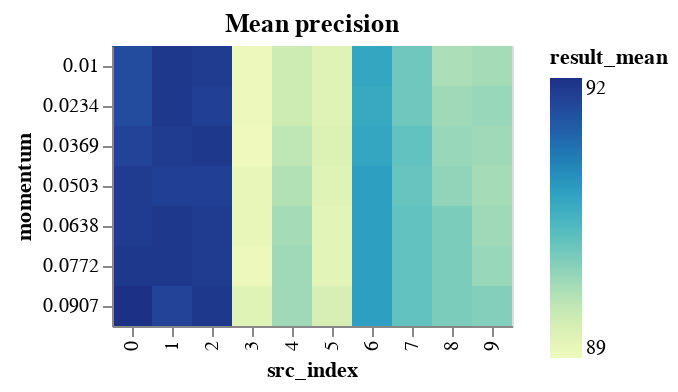

Source (notebook cell):
### Code cell
momentum_results_encoding = {
    "x": "src_index:O",
    "y": "momentum:O",
    "color": "result_mean:Q",
}
momentum_results_tooltip = [
    "result_mean",
    "result_std",
    "neurons",
    "layers",
    "epochs",
    "learning_rate",
    "momentum",
    "src_index",
]
MOMENTUM_BINS = np.array_split(
    MOMENTUM_RANGE, MOMENTUM_RANGE.max() // MOMENTUM_BIN_SIZE + 1
)


def binified_momentum_heatmap(title, momentum_df):
    return binified_heatmap(
        title,
        momentum_df,
        "momentum",
        MOMENTUM_BINS,
        momentum_results_tooltip,
        **momentum_results_encoding
    )


binified_momentum_heatmap("Mean precision", momentum_results_df)

### Figure 1 — Vega-Lite specification as saved in the notebook (floating-point values rounded to 4 significant figures)
{"config": {"view": {"continuousWidth": 400, "continuousHeight": 300}}, "hconcat": [{"mark": "rect", "encoding": {"color": {"type": "quantitative", "field": "result_mean"}, "tooltip": [{"type": "quantitative", "field": "result_mean"}, {"type": "quantitative", "field": "result_std"}, {"type": "quantitative", "field": "neurons"}, {"type": "quantitative", "field": "layers"}, {"type": "quantitative", "field": "epochs"}, {"type": "quantitative", "field": "learning_rate"}, {"type": "quantitative", "field": "momentum"}, {"type": "quantitative", "field": "src_index"}], "x": {"type": "ordinal", "field": "src_index"}, "y": {"type": "ordinal", "field": "momentum"}}, "selection": {"selector007": {"type": "interval", "bind": "scales", "encodings": ["x", "y"]}}, "title": "Mean precision"}], "data": {"name": "data-6fa6f618140a9004e082532e9e8abad3"}, "$schema": "https://vega.github.io/schema/vega-lite/v4.8.1.json", "datasets": {"data-6fa6f618140a9004e082532e9e8abad3": [{"neurons": 11, "layers": 2, "epochs": 90, "learning_rate": 0.0422, "momentum": 0.0907, "result_mean": 91.84, "result_std": 1.627, "src_index": 0}, {"neurons": 11, "layers": 2, "epochs": 80, "learning_rate": 0.0353, "momentum": 0.0369, "result_mean": 91.74, "result_std": 1.461, "src_index": 2}, {"neurons": 11, "layers": 2, "epochs": 80, "learning_rate": 0.0422, "momentum": 0.0638, "result_mean": 91.74, "result_std": 1.253, "src_index": 1}, {"neurons": 11, "layers": 2, "epochs": 80, "learning_rate": 0.0422, "momentum": 0.0772, "result_mean": 91.74, "result_std": 1.253, "src_index": 1}, {"neurons": 11, "layers": 2, "epochs": 80, "learning_rate": 0.0422, "momentum": 0.01, "result_mean": 91.74, "result_std": 1.335, "src_index": 1}, {"neurons": 11, "layers": 2, "epochs": 80, "learning_rate": 0.0422, "momentum": 0.0234, "result_mean": 91.74, "result_std": 1.335, "src_index": 1}, {"neurons": 11, "layers": 2, "epochs": 80, "learning_rate": 0.0353, "momentum": 0.0907, "result_mean": 91.74, "result_std": 1.387, "src_index": 2}, {"neurons": 11, "layers": 2, "epochs": 90, "learning_rate": 0.0422, "momentum": 0.0772, "result_mean": 91.74, "result_std": 1.586, "src_index": 0}, {"neurons": 11, "layers": 2, "epochs": 80, "learning_rate": 0.0353, "momentum": 0.01, "result_mean": 91.7, "result_std": 1.407, "src_index": 2}, {"neurons": 11, "layers": 2, "epochs": 80, "learning_rate": 0.0422, "momentum": 0.0369, "result_mean": 91.7, "result_std": 1.285, "src_index": 1}, {"neurons": 11, "layers": 2, "epochs": 80, "learning_rate": 0.0353, "momentum": 0.0638, "result_mean": 91.7, "result_std": 1.416, "src_index": 2}, {"neurons": 11, "layers": 2, "epochs": 80, "learning_rate": 0.0353, "momentum": 0.0772, "result_mean": 91.7, "result_std": 1.465, "src_index": 2}, {"neurons": 11, "layers": 2, "epochs": 90, "learning_rate": 0.0422, "momentum": 0.0503, "result_mean": 91.7, "result_std": 1.611, "src_index": 0}, {"neurons": 11, "layers": 2, "epochs": 90, "learning_rate": 0.0422, "momentum": 0.0638, "result_mean": 91.7, "result_std": 1.611, "src_index": 0}, {"neurons": 11, "layers": 2, "epochs": 80, "learning_rate": 0.0353, "momentum": 0.0234, "result_mean": 91.65, "result_std": 1.357, "src_index": 2}, {"neurons": 11, "layers": 2, "epochs": 80, "learning_rate": 0.0422, "momentum": 0.0503, "result_mean": 91.65, "result_std": 1.314, "src_index": 1}, {"neurons": 11, "layers": 2, "epochs": 80, "learning_rate": 0.0353, "momentum": 0.0503, "result_mean": 91.65, "result_std": 1.375, "src_index": 2}, {"neurons": 11, "layers": 2, "epochs": 90, "learning_rate": 0.0422, "momentum": 0.0369, "result_mean": 91.6, "result_std": 1.522, "src_index": 0}, {"neurons": 11, "layers": 2, "epochs": 80, "learning_rate": 0.0422, "momentum": 0.0907, "result_mean": 91.6, "result_std": 1.143, "src_index": 1}, {"neurons": 11, "layers": 2, "epochs": 90, "learning_rate": 0.0422, "momentum": 0.01, "result_mean": 91.5, "result_std": 1.6, "src_index": 0}, {"neurons": 11, "layers": 2, "epochs": 90, "learning_rate": 0.0422, "momentum": 0.0234, "result_mean": 91.5, "result_std": 1.586, "src_index": 0}, {"neurons": 11, "layers": 2, "epochs": 70, "learning_rate": 0.0216, "momentum": 0.0503, "result_mean": 90.63, "result_std": 1.24, "src_index": 6}, {"neurons": 11, "layers": 2, "epochs": 70, "learning_rate": 0.0216, "momentum": 0.0638, "result_mean": 90.63, "result_std": 1.24, "src_index": 6}, {"neurons": 11, "layers": 2, "epochs": 70, "learning_rate": 0.0216, "momentum": 0.0772, "result_mean": 90.63, "result_std": 1.24, "src_index": 6}, {"neurons": 11, "layers": 2, "epochs": 70, "learning_rate": 0.0216, "momentum": 0.0907, "result_mean": 90.63, "result_std": 1.24, "src_index": 6}, {"neurons": 11, "layers": 2, "epochs": 70, "learning_rate": 0.0216, "momentum": 0.01, "result_mean": 90.53, "result_std": 1.326, "src_index": 6}, {"neurons": 11, "layers": 2, "epochs": 70, "learning_rate": 0.0216, "momentum": 0.0369, "result_mean": 90.53, "result_std": 1.326, "src_index": 6}, {"neurons": 11, "layers": 2, "epochs": 70, "learning_rate": 0.0216, "momentum": 0.0234, "result_mean": 90.48, "result_std": 1.285, "src_index": 6}, {"neurons": 10, "layers": 1, "epochs": 70, "learning_rate": 0.0353, "momentum": 0.0369, "result_mean": 90.09, "result_std": 1.126, "src_index": 7}, {"neurons": 10, "layers": 1, "epochs": 70, "learning_rate": 0.0353, "momentum": 0.0638, "result_mean": 90.09, "result_std": 1.217, "src_index": 7}, {"neurons": 10, "layers": 1, "epochs": 70, "learning_rate": 0.0353, "momentum": 0.0772, "result_mean": 90.09, "result_std": 1.217, "src_index": 7}, {"neurons": 10, "layers": 1, "epochs": 70, "learning_rate": 0.0353, "momentum": 0.0907, "result_mean": 90.09, "result_std": 1.217, "src_index": 7}, {"neurons": 10, "layers": 1, "epochs": 70, "learning_rate": 0.0353, "momentum": 0.0503, "result_mean": 90.04, "result_std": 1.193, "src_index": 7}, {"neurons": 10, "layers": 1, "epochs": 70, "learning_rate": 0.0353, "momentum": 0.01, "result_mean": 90.0, "result_std": 1.217, "src_index": 7}, {"neurons": 10, "layers": 1, "epochs": 70, "learning_rate": 0.0353, "momentum": 0.0234, "result_mean": 90.0, "result_std": 1.177, "src_index": 7}, {"neurons": 9, "layers": 2, "epochs": 90, "learning_rate": 0.0216, "momentum": 0.0638, "result_mean": 89.9, "result_std": 1.219, "src_index": 8}, {"neurons": 9, "layers": 2, "epochs": 90, "learning_rate": 0.0216, "momentum": 0.0772, "result_mean": 89.9, "result_std": 1.219, "src_index": 8}, {"neurons": 9, "layers": 2, "epochs": 90, "learning_rate": 0.0216, "momentum": 0.0907, "result_mean": 89.9, "result_std": 1.219, "src_index": 8}, {"neurons": 11, "layers": 2, "epochs": 80, "learning_rate": 0.0147, "momentum": 0.0907, "result_mean": 89.85, "result_std": 1.116, "src_index": 9}, {"neurons": 9, "layers": 2, "epochs": 90, "learning_rate": 0.0216, "momentum": 0.0503, "result_mean": 89.75, "result_std": 1.167, "src_index": 8}, {"neurons": 9, "layers": 2, "epochs": 90, "learning_rate": 0.0216, "momentum": 0.0369, "result_mean": 89.7, "result_std": 1.199, "src_index": 8}, {"neurons": 11, "layers": 2, "epochs": 80, "learning_rate": 0.0147, "momentum": 0.0234, "result_mean": 89.7, "result_std": 1.17, "src_index": 9}, {"neurons": 11, "layers": 2, "epochs": 80, "learning_rate": 0.0147, "momentum": 0.0772, "result_mean": 89.7, "result_std": 1.019, "src_index": 9}, {"neurons": 8, "layers": 1, "epochs": 70, "learning_rate": 0.0216, "momentum": 0.0772, "result_mean": 89.66, "result_std": 1.247, "src_index": 4}, {"neurons": 8, "layers": 1, "epochs": 70, "learning_rate": 0.0216, "momentum": 0.0907, "result_mean": 89.66, "result_std": 1.247, "src_index": 4}, {"neurons": 9, "layers": 2, "epochs": 90, "learning_rate": 0.0216, "momentum": 0.0234, "result_mean": 89.66, "result_std": 1.208, "src_index": 8}, {"neurons": 11, "layers": 2, "epochs": 80, "learning_rate": 0.0147, "momentum": 0.0369, "result_mean": 89.66, "result_std": 1.228, "src_index": 9}, {"neurons": 11, "layers": 2, "epochs": 80, "learning_rate": 0.0147, "momentum": 0.0638, "result_mean": 89.66, "result_std": 1.007, "src_index": 9}, {"neurons": 8, "layers": 1, "epochs": 70, "learning_rate": 0.0216, "momentum": 0.0638, "result_mean": 89.61, "result_std": 1.216, "src_index": 4}, {"neurons": 11, "layers": 2, "epochs": 80, "learning_rate": 0.0147, "momentum": 0.0503, "result_mean": 89.61, "result_std": 1.156, "src_index": 9}, {"neurons": 11, "layers": 2, "epochs": 80, "learning_rate": 0.0147, "momentum": 0.01, "result_mean": 89.61, "result_std": 1.396, "src_index": 9}, {"neurons": 9, "layers": 2, "epochs": 90, "learning_rate": 0.0216, "momentum": 0.01, "result_mean": 89.56, "result_std": 1.305, "src_index": 8}, {"neurons": 8, "layers": 1, "epochs": 70, "learning_rate": 0.0216, "momentum": 0.0503, "result_mean": 89.51, "result_std": 1.115, "src_index": 4}, {"neurons": 8, "layers": 1, "epochs": 70, "learning_rate": 0.0216, "momentum": 0.0369, "result_mean": 89.41, "result_std": 1.118, "src_index": 4}, {"neurons": 8, "layers": 1, "epochs": 70, "learning_rate": 0.0216, "momentum": 0.01, "result_mean": 89.27, "result_std": 1.327, "src_index": 4}, {"neurons": 8, "layers": 1, "epochs": 70, "learning_rate": 0.0216, "momentum": 0.0234, "result_mean": 89.27, "result_std": 1.177, "src_index": 4}, {"neurons": 10, "layers": 1, "epochs": 70, "learning_rate": 0.0216, "momentum": 0.0907, "result_mean": 89.17, "result_std": 1.188, "src_index": 5}, {"neurons": 10, "layers": 1, "epochs": 70, "learning_rate": 0.0216, "momentum": 0.0369, "result_mean": 89.12, "result_std": 1.156, "src_index": 5}, {"neurons": 10, "layers": 1, "epochs": 70, "learning_rate": 0.0216, "momentum": 0.01, "result_mean": 89.07, "result_std": 1.152, "src_index": 5}, {"neurons": 10, "layers": 1, "epochs": 70, "learning_rate": 0.0216, "momentum": 0.0234, "result_mean": 89.07, "result_std": 1.152, "src_index": 5}, {"neurons": 10, "layers": 1, "epochs": 70, "learning_rate": 0.0216, "momentum": 0.0503, "result_mean": 89.07, "result_std": 1.078, "src_index": 5}, {"neurons": 6, "layers": 2, "epochs": 90, "learning_rate": 0.0216, "momentum": 0.0907, "result_mean": 89.07, "result_std": 1.143, "src_index": 3}, {"neurons": 10, "layers": 1, "epochs": 70, "learning_rate": 0.0216, "momentum": 0.0638, "result_mean": 89.02, "result_std": 1.093, "src_index": 5}, {"neurons": 10, "layers": 1, "epochs": 70, "learning_rate": 0.0216, "momentum": 0.0772, "result_mean": 89.02, "result_std": 1.093, "src_index": 5}, {"neurons": 6, "layers": 2, "epochs": 90, "learning_rate": 0.0216, "momentum": 0.0503, "result_mean": 88.93, "result_std": 1.053, "src_index": 3}, {"neurons": 6, "layers": 2, "epochs": 90, "learning_rate": 0.0216, "momentum": 0.0638, "result_mean": 88.93, "result_std": 1.053, "src_index": 3}, {"neurons": 6, "layers": 2, "epochs": 90, "learning_rate": 0.0216, "momentum": 0.01, "result_mean": 88.88, "result_std": 1.167, "src_index": 3}, {"neurons": 6, "layers": 2, "epochs": 90, "learning_rate": 0.0216, "momentum": 0.0234, "result_mean": 88.88, "result_std": 1.137, "src_index": 3}, {"neurons": 6, "layers": 2, "epochs": 90, "learning_rate": 0.0216, "momentum": 0.0772, "result_mean": 88.88, "result_std": 1.028, "src_index": 3}, {"neurons": 6, "layers": 2, "epochs": 90, "learning_rate": 0.0216, "momentum": 0.0369, "result_mean": 88.83, "result_std": 1.111, "src_index": 3}]}}
